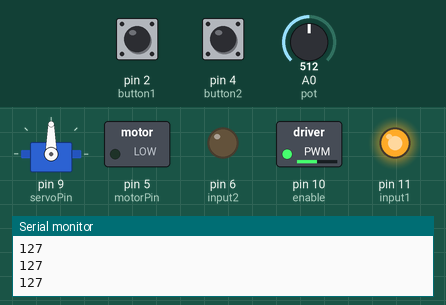
The sketch below on a simulated Arduino Uno, built with avr-gcc and run on an emulated ATmega328P. Parts: servo, switched loads named in the sketch (green lamp = pin HIGH), output pins drawn as LEDs (lit = HIGH), the last lines printed to the serial monitor. The inputs (shaded band) are chosen by the test bench; at power-on: pin 2 (button1) HIGH, A0 (pot) = 512, pin 4 (button2) LOW.

Above: at 1.2 s.
1.3 s: pin 2 (button1) pulled LOW for 0.15 s
At 1.45 s:
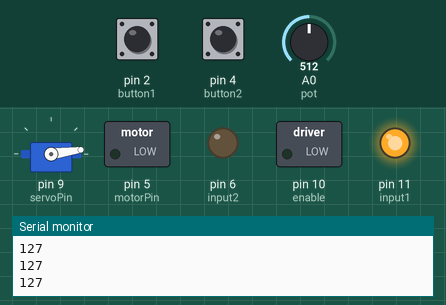
4.3 s: A0 (pot) set to 716
At 7.1 s:
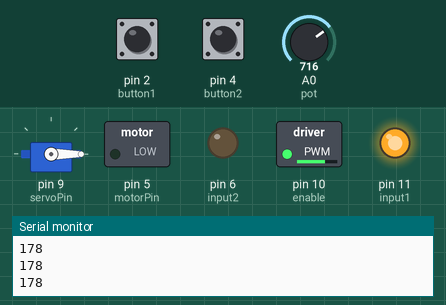
7.3 s: pin 4 (button2) pulled HIGH for 0.15 s
At 7.38 s:
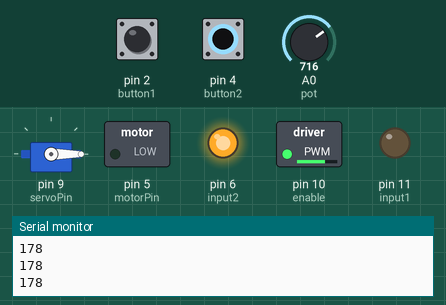
8.9 s: A0 (pot) set to 900
At 10.0 s:
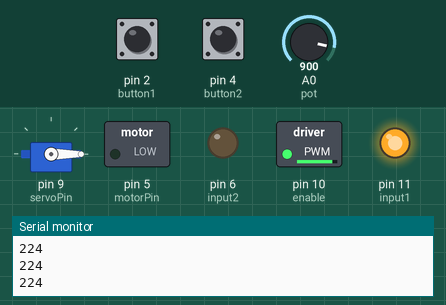
10.4 s: pin 4 (button2) pulled HIGH for 1 s
At 10.9 s:
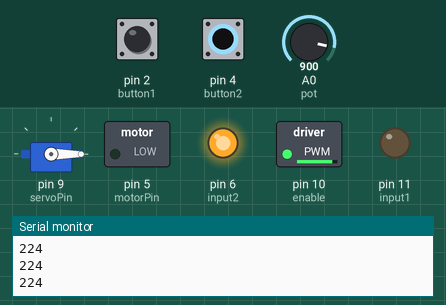
12.9 s: A0 (pot) set to 306
At 14.3 s:
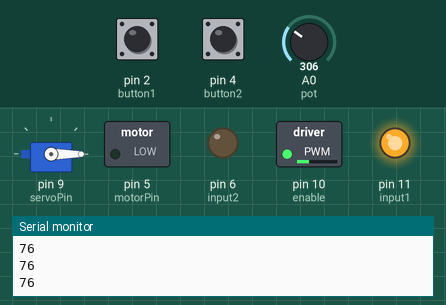
Timing chart, 0 to 15.4 s (numbered marks = the images above; inputs shaded):
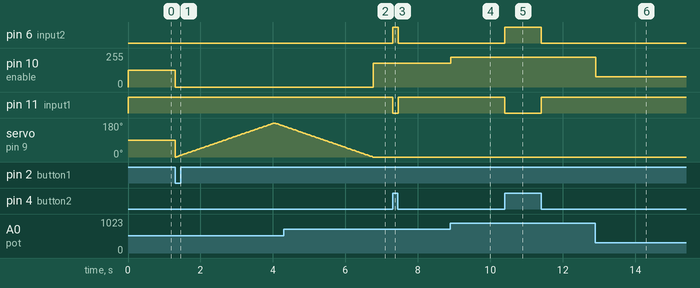

Measured:
- after the input at 1.3 s, pin 10 (enable): 127/255 → 0/255 at once
- after the input at 4.3 s, pin 10 (enable): 0/255 → 178/255 after 2.5 s
- after the input at 7.3 s, pin 6 (input2): LOW → HIGH at once, → LOW 0.16 s later; pin 11 (input1): HIGH → LOW at once, → HIGH 0.16 s later
- after the input at 8.9 s, pin 10 (enable): 178/255 → 224/255 at once
- after the input at 10.4 s, pin 6 (input2): LOW → HIGH at once, → LOW 1.0 s later; pin 11 (input1): HIGH → LOW at once, → HIGH 1.0 s later
- after the input at 12.9 s, pin 10 (enable): 224/255 → 76/255 at once

The sketch:

Servo_With_DC_Motor_Manas.ino
```cpp
#include <Servo.h> // Include the Servo library
int servoPin = 9;
int motorPin = 5;
int button1 = 2;//switch for servo
int button2 = 4; //switch for motor
int enable = 10; //enable 1&2 pin
int input1 = 11; //input 1
int input2 = 6; //input 2
boolean reverse; //in which direction motor shaft is rotating
//it gives value in True or False
int motorSpeed;
int buttonState1;
int buttonState2;
int pot = A0;
int readValue = 0;
int writeValue;
Servo servo1;  // create servo object to control a servo
int pos = 0;    // variable to store the servo position

void setup() {
  pinMode(motorPin, OUTPUT);
  pinMode(button1, INPUT);
  pinMode(button2, INPUT);
  pinMode(input1, OUTPUT);
  pinMode(input2, OUTPUT);
  pinMode(enable, OUTPUT);
  Serial.begin(9600);
  servo1.attach(servoPin);  // attaches the servo on pin 9 to the servo object
  buttonState1 = digitalRead(button1);
  buttonState2 = digitalRead(button2);
}

void loop() {

  if (digitalRead(button1) == LOW) {
    digitalWrite(enable, LOW);
    readValue = analogRead(pot);
    writeValue = map(readValue, 0, 1023, 0, 30); //map(value, fromLow, fromHigh, toLow, toHigh)
    for (pos = 0; pos <= 180; pos += 1) { // goes from 0 degrees to 180 degrees
      // in steps of 1 degree
      servo1.write(pos);              // tell servo to go to position in variable 'pos'
      delay(writeValue);                       // waits 15ms for the servo to reach the position
    }
    for (pos = 180; pos >= 0; pos -= 1) { // goes from 180 degrees to 0 degrees
      servo1.write(pos);              // tell servo to go to position in variable 'pos'
      delay(writeValue);                       // waits 15ms for the servo to reach the position
    }
  }
  else {

    reverse = digitalRead(button2);
    readValue = analogRead(pot);
    motorSpeed = map(readValue, 0, 1023, 0, 255);// map(value, fromLow, fromHigh, toLow, toHigh)
    Serial.println(motorSpeed);
    analogWrite(enable, motorSpeed);
    digitalWrite(input1, !reverse);
    digitalWrite(input2, reverse);
  }
  delay(10);
}
```
